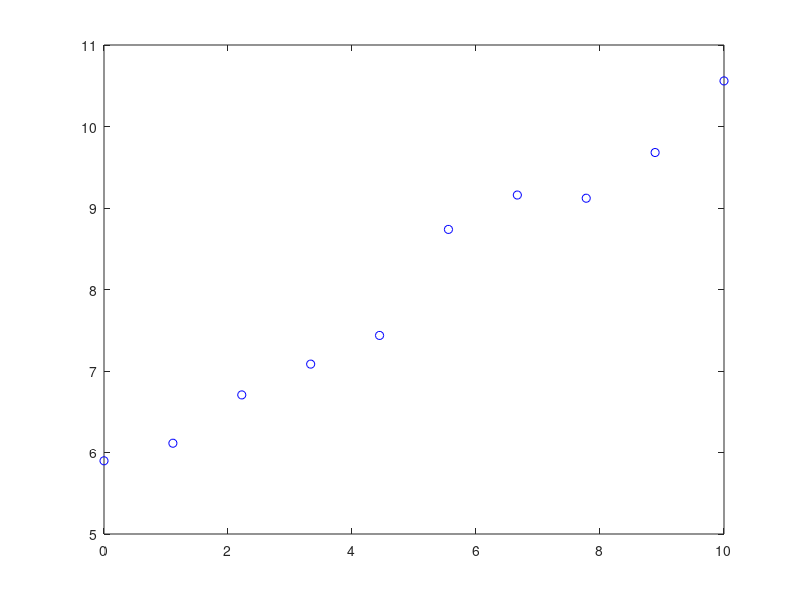

The MATLAB script that drew this image: (Note: this script raises an error after producing the figure.)
% test LSM
noise = linspace(5,10,10)'+rand(10,1);
plot(linspace(0,10,10)',noise,'bo')
hold on
Lines = LSM([linspace(0,10,10)',noise]);
plotline(Lines,[linspace(0,10,10)',noise],'k')
grid on
title('Least Squares Approximation')